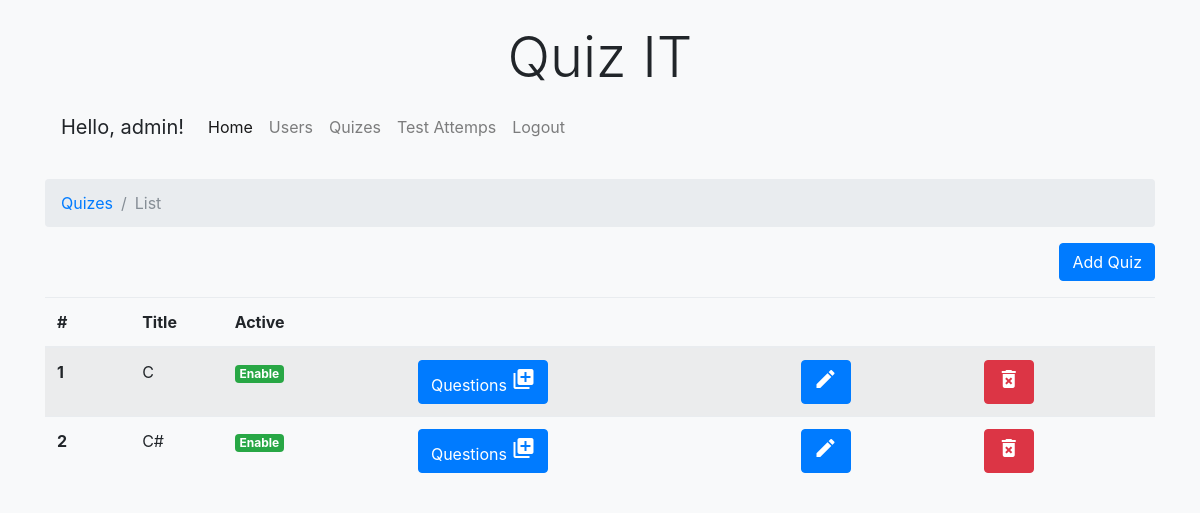
Page /?link=AdminQuizList (signed in) on the committed database.
### tables this page shows
CREATE TABLE IF NOT EXISTS `Quizes` (
  `id` INT NOT NULL AUTO_INCREMENT,
  `title` VARCHAR(45) NOT NULL,
  `active` TINYINT NOT NULL DEFAULT 1,
  PRIMARY KEY (`id`));

### www/Application/Administrator/QuizList.php (the view, shortened to what this page needs)
<?php
    require_once('Application/Administrator/Menu.php');
?>
<nav aria-label="breadcrumb" role="navigation">
    <ol class="breadcrumb">
        <li class="breadcrumb-item"><a href="?link=AdminQuizList">Quizes</a></li>
        <li class="breadcrumb-item active" aria-current="page">List</li>
    </ol>
</nav>
<?php
    $sSQL = "SELECT * FROM Quizes";
    $resultset = mysqli_query($conn, $sSQL);
?>
<p class="text-right"><a class="btn btn-primary" href="?link=AdminQuizAdd" role="button">Add Quiz</a></p>
<table class="table table-striped">
<thead>
    <tr>
        <th>#</th>
        <th>Title</th>
        <th>Active</th>
        <th> </th>
        <th> </th>
        <th> </th>
    </tr>
</thead>
<tbody>
    <?php
        while($row = mysqli_fetch_assoc($resultset))
        {
            $id = $row['id'];
            $title = $row['title'];
            $active = $row['active'];
    ?>
        <tr>
            <th scope="row"><?php echo $id; ?></th>
            <td class="col-1"><?php echo $title; ?></td>
            <td>
                <?php if($active == 1) { ?>
                    <span class="badge badge-success">Enable</span>
                <?php } else { ?>
                    <span class="badge badge-secondary">Disable</span>
                <?php } ?>
            </td>
            <td><a class="btn btn-primary" href="?link=AdminQuestionList&QuizId=<?php echo $id; ?>" role="button">Questions <i class="material-icons">library_add</i></a></td>
            <td><a class="btn btn-primary" href="?link=AdminQuizEdit&id=<?php echo $id; ?>" role="button"><i class="material-icons">mode_edit</i></a></td>
            <td><a class="btn btn-danger" href="?link=AdminQuizDelete&id=<?php echo $id; ?>" role="button"><i class="material-icons">delete_forever</i></a></td>
        </tr>
    <?php } ?>
</tbody>
</table>

### www/assets/css/styles.css (style rules this page uses)
body { background-color: #f8f9fa; }

### rows in the picture
quizes: id "1", title "C", active "Enable"
quizes: id "2", title "C#", active "Enable"

### other values in the picture
$username "admin"
